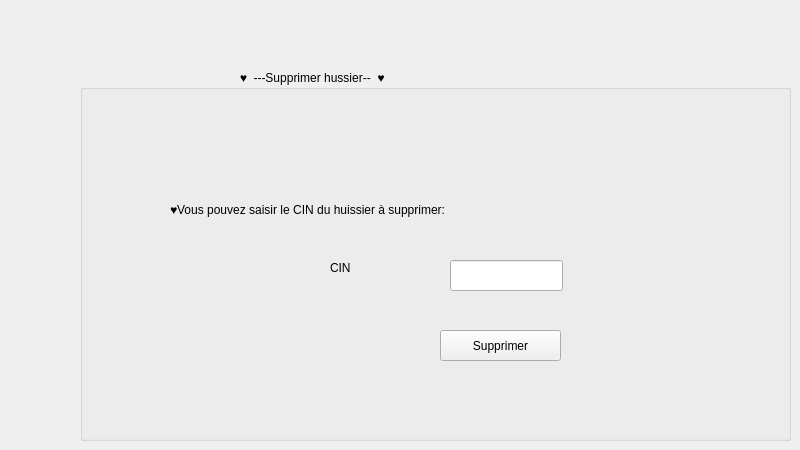
    <widget class="QWidget" name="tab_9">
     <attribute name="icon">
      <iconset>
       <normaloff>../../../LENOVO/Downloads/supprimer.png</normaloff>../../../LENOVO/Downloads/supprimer.png</iconset>
     </attribute>
     <attribute name="title">
      <string>SupprimeerC</string>
     </attribute>
     <widget class="QGroupBox" name="groupBox_18">
      <property name="geometry">
       <rect>
        <x>80</x>
        <y>70</y>
        <width>711</width>
        <height>371</height>
       </rect>
      </property>
      <property name="title">
       <string>                                                ♥  ---Supprimer hussier--  ♥                                      </string>
      </property>
      <widget class="QLabel" name="label_29">
       <property name="geometry">
        <rect>
         <x>90</x>
         <y>130</y>
         <width>301</width>
         <height>20</height>
        </rect>
       </property>
       <property name="text">
        <string>♥Vous pouvez saisir le CIN du huissier à supprimer:</string>
       </property>
      </widget>
      <widget class="QLabel" name="label_30">
       <property name="geometry">
        <rect>
         <x>250</x>
         <y>190</y>
         <width>56</width>
         <height>16</height>
        </rect>
       </property>
       <property name="font">
        <font>
         <pointsize>9</pointsize>
         <weight>50</weight>
         <bold>false</bold>
        </font>
       </property>
       <property name="text">
        <string>CIN</string>
       </property>
      </widget>
      <widget class="QLineEdit" name="le_id_supp_ouss">
       <property name="geometry">
        <rect>
         <x>370</x>
         <y>190</y>
         <width>113</width>
         <height>31</height>
        </rect>
       </property>
      </widget>
      <widget class="QPushButton" name="pb_supprimer_ouss">
       <property name="geometry">
        <rect>
         <x>360</x>
         <y>260</y>
         <width>121</width>
         <height>31</height>
        </rect>
       </property>
       <property name="text">
        <string>Supprimer</string>
       </property>
      </widget>
     </widget>
    </widget>
